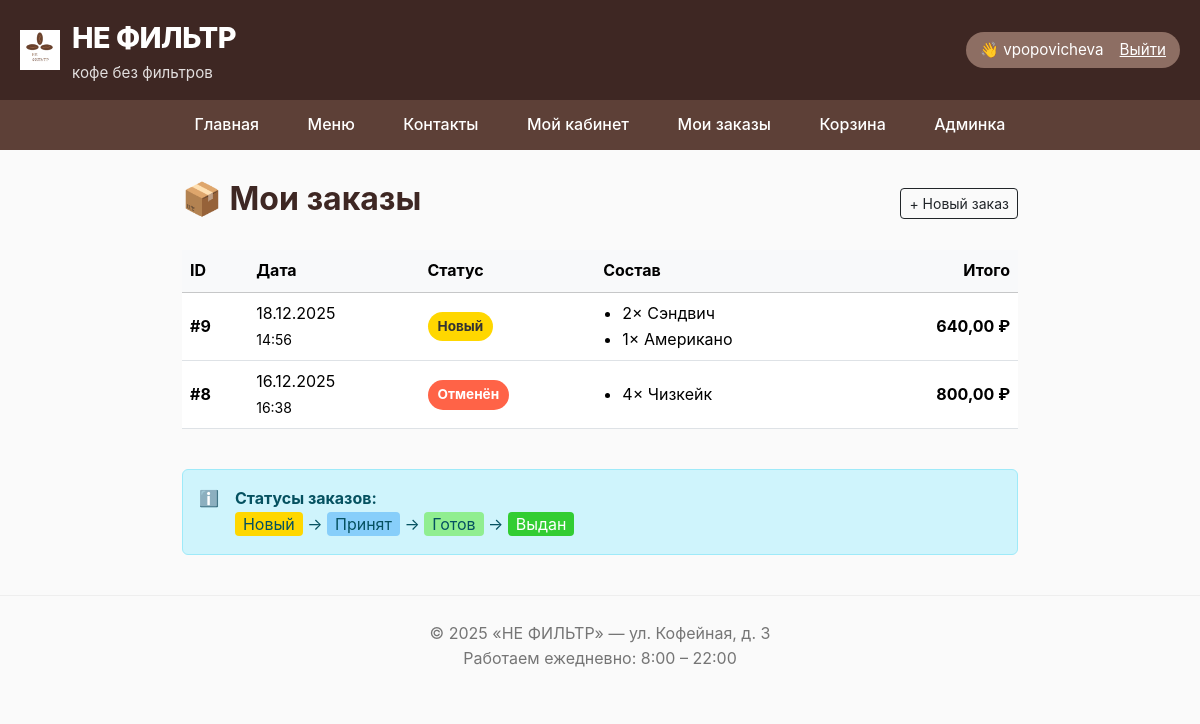
The app's page /my-orders/ (signed in) with its own data.
### main/models.py (models this page shows, shortened)
class CustomUser(AbstractUser):
    name_validator = RegexValidator(
        regex=r'^[а-яА-ЯёЁ\s\-]+$',
        message='Имя должно содержать только кириллицу, пробелы и тире.'
    )
    surname_validator = RegexValidator(
        regex=r'^[а-яА-ЯёЁ\s\-]+$',
        message='Фамилия должна содержать только кириллицу, пробелы и тире.'
    )
    patronymic_validator = RegexValidator(
        regex=r'^[а-яА-ЯёЁ\s\-]*$',
        message='Отчество должно содержать только кириллицу, пробелы и тире.'
    )
    login_validator = RegexValidator(
        regex=r'^[a-zA-Z0-9\-]{3,30}$',
        message='Логин: латиница, цифры, тире; 3–30 символов.'
    )
    name = models.CharField('Имя', max_length=100, validators=[name_validator])
    surname = models.CharField('Фамилия', max_length=100, validators=[surname_validator])
    patronymic = models.CharField('Отчество', max_length=100, validators=[patronymic_validator], blank=True)
    username = models.CharField(
        'Логин',
        max_length=30,
        unique=True,
        validators=[login_validator],
        error_messages={'unique': 'Пользователь с таким логином уже существует.'}
    )
    email = models.EmailField('Email', unique=True)
    first_name = None
    last_name = None
    REQUIRED_FIELDS = ['email', 'name', 'surname']

class Order(models.Model):
    STATUS_CHOICES = [
        ('new', 'Новый'),
        ('pending', 'Принят'),
        ('ready', 'Готов'),
        ('completed', 'Выдан'),
        ('cancelled', 'Отменён'),
    ]
    client = models.ForeignKey(CustomUser, on_delete=models.SET_NULL, null=True, verbose_name="Клиент")
    created_at = models.DateTimeField("Дата и время", auto_now_add=True)
    total = models.DecimalField("Итого", max_digits=8, decimal_places=2, default=0)
    status = models.CharField("Статус", max_length=20, choices=STATUS_CHOICES, default='new')
    cancellation_reason = models.TextField("Причина отмены", blank=True)

class OrderItem(models.Model):
    order = models.ForeignKey(Order, on_delete=models.CASCADE, related_name='items')
    menu_item = models.ForeignKey(MenuItem, on_delete=models.CASCADE)
    quantity = models.PositiveIntegerField("Количество", default=1)
    price_per_unit = models.DecimalField(
        "Цена за шт.",
        max_digits=6,
        decimal_places=2,
        default=0,
        null=False
    )

class MenuItem(models.Model):
    name = models.CharField("Название", max_length=100)
    category = models.ForeignKey(
        Category,
        on_delete=models.PROTECT,  # нельзя удалить категорию, если есть товары
        verbose_name="Категория"
    )
    price = models.DecimalField("Цена", max_digits=6, decimal_places=2)
    description = models.TextField("Описание", blank=True)
    created_at = models.DateTimeField("Добавлено", auto_now_add=True)
    in_stock = models.BooleanField("В наличии", default=True)
    image = models.ImageField("Фото", upload_to="menu/", blank=True, null=True)
    stock = models.PositiveIntegerField("Остаток", default=999)  # 999 = "много"
    volume_ml = models.PositiveSmallIntegerField("Объём, мл", blank=True, null=True)
    calories = models.PositiveSmallIntegerField("Калории, ккал", blank=True, null=True)
    is_vegan = models.BooleanField("Веганский", default=False, blank=True)
    class Meta:
        ordering = ['-created_at']  # новые — первыми

### main/views.py (the view)
# urls.py: path('my-orders/', views.my_orders, name='my_orders'),
@login_required
def my_orders(request):
    orders = Order.objects.filter(client=request.user).order_by('-created_at')
    return render(request, 'my_orders.html', {'orders': orders})

### coffee/templates/my_orders.html (shortened to what this page needs)
{% extends "base.html" %}
{% block content %}
<div class="container mt-4">
    <div class="d-flex justify-content-between align-items-center mb-4">
        <h2 class="fw-bold" style="color: #3E2723;">📦 Мои заказы</h2>
        <a href="{% url 'menu' %}" class="btn btn-outline-dark btn-sm">+ Новый заказ</a>
    </div>
    {% if orders %}
        <div class="table-responsive">
            <table class="table table-hover align-middle">
                <thead class="table-light">
                    <tr>
                        <th>ID</th>
                        <th>Дата</th>
                        <th>Статус</th>
                        <th>Состав</th>
                        <th class="text-end">Итого</th>
                    </tr>
                </thead>
                <tbody>
                    {% for order in orders %}
                        <tr>
                            <td><strong>#{{ order.id }}</strong></td>
                            <td>{{ order.created_at|date:"d.m.Y" }}<br><small>{{ order.created_at|time:"H:i" }}</small></td>
                            <td>
                                {% with status=order.status %}
                                    <span style="
                                        display: inline-block;
                                        padding: 4px 10px;
                                        border-radius: 20px;
                                        font-weight: bold;
                                        font-size: 0.85rem;
                                        {% if status == 'new' %}background: #FFD700; color: #333;
                                        {% elif status == 'pending' %}background: #87CEFA; color: #333;
                                        {% elif status == 'ready' %}background: #90EE90; color: #333;
                                        {% elif status == 'completed' %}background: #32CD32; color: white;
                                        {% elif status == 'cancelled' %}background: #FF6347; color: white;
                                        {% else %}background: #eee;
                                        {% endif %}
                                    ">{{ order.get_status_display }}</span>
                                {% endwith %}
                            </td>
                            <td>
                                <ul class="mb-0" style="padding-left: 1.2rem;">
                                    {% for item in order.items.all %}
                                        <li>{{ item.quantity }}× {{ item.menu_item.name }}</li>
                                    {% endfor %}
                                </ul>
                            </td>
                            <td class="text-end fw-bold">{{ order.total }} ₽</td>
                        </tr>
                    {% endfor %}
                </tbody>
            </table>
        </div>
        <div class="alert alert-info mt-4">
            <div class="d-flex">
                <div class="me-3">ℹ️</div>
                <div>
                    <strong>Статусы заказов:</strong><br>
                    <span style="background:#FFD700; padding:2px 8px; border-radius:4px;">Новый</span> →
                    <span style="background:#87CEFA; padding:2px 8px; border-radius:4px;">Принят</span> →
                    <span style="background:#90EE90; padding:2px 8px; border-radius:4px;">Готов</span> →
                    <span style="background:#32CD32; color:white; padding:2px 8px; border-radius:4px;">Выдан</span>
                </div>
            </div>
        </div>
    {% endif %}
</div>
{% endblock %}

### coffee/templates/base.html (shortened to what this page needs)
{% load static %}
<!DOCTYPE html>
<html lang="ru">
<head>
    <link href="https://cdn.jsdelivr.net/npm/bootstrap@5.3.2/dist/css/bootstrap.min.css" rel="stylesheet">
</head>
<body>
        <header>
        <div class="logo-box">
        <a href="{% url 'home' %}" class="logo-link">
            <img src="{% static 'images/logo.png' %}" alt="НЕ ФИЛЬТР" class="logo-img">
            <div class="logo-text-wrapper">
                <div class="logo-text">НЕ ФИЛЬТР</div>
                <div class="logo-slogan">кофе без фильтров</div>
            </div>
        </a>
        </div>
        {% if user.is_authenticated %}
            <div class="user-info">
                👋 {{ user.username|truncatechars:15 }}
                <a href="{% url 'logout' %}">Выйти</a>
            </div>
        {% endif %}
    </header>
    {% include "nav.html" %}
    <main>
        {% block content %}
        {% endblock %}
    </main>
    <footer>
        &copy; 2025 «НЕ ФИЛЬТР» — ул. Кофейная, д. 3<br>
        Работаем ежедневно: 8:00 – 22:00
    </footer>
</body>
</html>

### coffee/templates/base.html (style rules this page uses)
* { margin: 0; padding: 0; box-sizing: border-box; }
body { font-family: -apple-system, BlinkMacSystemFont, 'Segoe UI', Roboto, sans-serif; line-height: 1.6; color: #333; background-color: #fafafa; }
header { background: #3E2723; color: white; padding: 15px 20px; display: flex; align-items: center; justify-content: space-between; flex-wrap: wrap; gap: 15px; }
.logo-box { display: flex; align-items: center; gap: 12px; }
.logo-img { height: 40px; }
.logo-text { font-size: 1.8rem; font-weight: 800; letter-spacing: -0.5px; }
.logo-slogan { font-size: 0.95rem; opacity: 0.85; font-weight: 400; }
main { max-width: 900px; margin: 30px auto; padding: 0 20px; }
footer { text-align: center; padding: 25px; color: #757575; border-top: 1px solid #eee; margin-top: 40px; }
.user-info { display: flex; align-items: center; gap: 8px; background: #8D6E63; color: white; padding: 6px 14px; border-radius: 20px; font-size: 0.95rem; }
.user-info a { color: white; text-decoration: underline; margin-left: 8px; }
.logo-link { display: flex; align-items: center; gap: 12px; text-decoration: none; color: white; }
.logo-img { height: 40px; width: auto; }
.logo-text-wrapper { display: flex; flex-direction: column; justify-content: center; text-align: left; }
.logo-text { font-size: 1.8rem; font-weight: 800; letter-spacing: -0.5px; color: white; }
.logo-slogan { font-size: 0.95rem; opacity: 0.85; font-weight: 400; color: white; }

### records on screen
CustomUser: username "vpopovicheva"
Order: id "9", created_at "18.12.2025", created_at "14:56", status "Новый", total "640,00"
OrderItem: quantity "2", menu_item.name "Сэндвич"
OrderItem: quantity "1", menu_item.name "Американо"
Order: id "8", created_at "16.12.2025", created_at "16:38", status "Отменён", total "800,00"
OrderItem: quantity "4", menu_item.name "Чизкейк"
